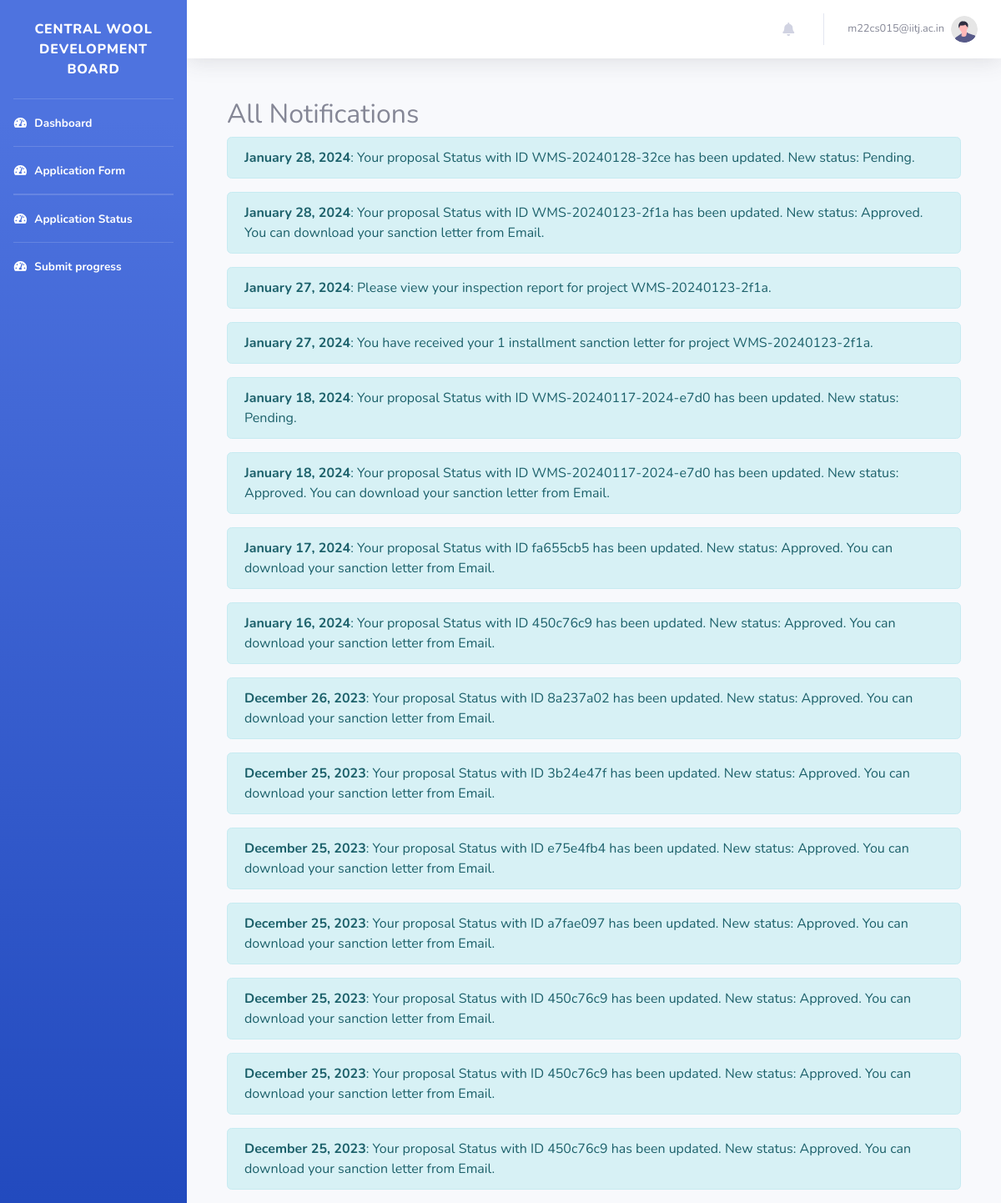
The app's page /dashboard/show-all-notifications/ (signed in) with its own data.
### authapp/models.py (models this page shows, shortened)
class CustomUser(AbstractBaseUser, PermissionsMixin):
    AGENCY_NATURE_CHOICES = [
        ("Central Federations", "Central Federations"),
        ("State Federations", "State Federations"),
        ("Central Sheep & Wool Boards", "Central Sheep & Wool Boards"),
        ("State Sheep & Wool Boards", "State Sheep & Wool Boards"),
        ("UT Govt. Sheep & Wool Boards", "UT Govt. Sheep & Wool Boards"),
        ("UT Govt. Sheep & Wool Federations", "UT Govt. Sheep & Wool Federations"),
        ("State Govt. Corporations Federations", "State Govt. Corporations Federations"),
        ("Central Departments", "Central Departments"),
        ("State Departments", "State Departments"),
        ("UT Statutory Departments", "UT Statutory Departments"),
        ("Autonomous and Advisory Bodies Departments", "Autonomous and Advisory Bodies Departments"),
        ("State Cooperative Departments", "State Cooperative Departments"),
        ("UT Cooperative Departments", "UT Cooperative Departments"),
        ("Central Govt Cooperative Departments", "Central Govt Cooperative Departments"),
        ("Central Govt Animal Husbandry Department", "Central Govt Animal Husbandry Department"),
        ("State Govt. Animal Husbandry Department", "State Govt. Animal Husbandry Department"),
        ("UT Animal Husbandry Department", "UT Animal Husbandry Department"),
        ("State Industries Department", "State Industries Department"),
        ("Central Industries Department", "Central Industries Department"),
        ("UT Industries Department", "UT Industries Department"),
        ("Central Organizations", "Central Organizations"),
        ("State Organizations", "State Organizations"),
        ("UT Government Organizations", "UT Government Organizations"),
        ("Universities of State", "Universities of State"),
        ("Universities of Central Govt", "Universities of Central Govt"),
        ("Universities of UT", "Universities of UT"),
        ("Govt. marketing event organizers", "Govt. marketing event organizers"),
        ("Central Research & Development Institutions", "Central Research & Development Institutions"),
        ("State Research & Development Institutions", "State Research & Development Institutions"),
        ("UT Govts. Autonomous Research & Development Institutions", "UT Govts. Autonomous Research & Development Institutions"),
        ("Statutory Bodies Research & Development Institutions", "Statutory Bodies Research & Development Institutions"),
        ("Textiles Research Associations (TRAs)", "Textiles Research Associations (TRAs)"),
    ]
    is_staff = models.BooleanField(default=False)
    is_active = models.BooleanField(default=True)
    date_joined = models.DateTimeField(default=timezone.now)
    agency_name = models.CharField(max_length=100,blank=False,null=False,default="")
    agency_nature = models.CharField(
        max_length=100, choices=AGENCY_NATURE_CHOICES, default='Central Federations')
    registration_number = models.CharField(max_length=100, blank=True, null=True)
    address = models.TextField(default="",blank=False,null=False)
    pincode = models.CharField(max_length=10,blank=False,null=False,default="")
    contact_person_name = models.CharField(max_length=100,blank=False,null=False,default="")
    contact_person_designation = models.CharField(max_length=100,blank=False,null=False,default="")
    email = models.EmailField(_("email address"), unique=True,default="")
    contact_person_mobile = models.CharField(max_length=12,blank=False,null=False,default="")
    USERNAME_FIELD = "email"
    REQUIRED_FIELDS = []
    objects = CustomUserManager()

class Notification(models.Model):
    user = models.ForeignKey(settings.AUTH_USER_MODEL ,on_delete=models.CASCADE)
    message = models.TextField()
    created_at = models.DateTimeField(auto_now_add=True)
    is_read = models.BooleanField(default=False)

### authapp/views.py (the view)
# urls.py: path('dashboard/show-all-notifications/', views.show_all_notifications, name='show_all_notifications'),
@login_required
def show_all_notifications(request):
    all_notifications = Notification.objects.filter(user=request.user).order_by('-created_at')
    return render(request, 'all_notifications.html', {'all_notifications': all_notifications})

### templates/all_notifications.html
{% extends 'base_dashboard.html' %}
{% block content %}
  <div class="container mt-5">
    <h2>All Notifications</h2>
    {% for notification in all_notifications %}
      <div class="alert alert-info" role="alert">
        <strong>{{ notification.created_at|date:"F d, Y" }}</strong>: {{ notification.message }}
      </div>
    {% endfor %}
  </div>
{% endblock %}

### templates/base_dashboard.html (shortened to what this page needs)
{% load static %}
<!DOCTYPE html>
<html lang="en">
<head>
    <link href="{%static 'css/user_dashboard/all.min.css'%}" rel="stylesheet" type="text/css">
        <link rel="stylesheet" href="https://cdnjs.cloudflare.com/ajax/libs/font-awesome/5.15.3/css/all.min.css">
    <link href="{%static 'css/user_dashboard/sb-admin-2.min.css'%}" rel="stylesheet">
</head>
<body id="page-top">
    <div id="wrapper">
        <ul class="navbar-nav bg-gradient-primary sidebar sidebar-dark accordion" id="accordionSidebar">
             <br>
            <a class="sidebar-brand d-flex align-items-center justify-content-center" href="index.html">
                <div class="sidebar-brand-text mx-sm-2">Central Wool Development Board</div>
            </a>
            <br>
            <hr class="sidebar-divider my-0">
            <li class="nav-item active">
                <a class="nav-link" href="{% url 'authapp:dashboard' %}">
                    <i class="fas fa-fw fa-tachometer-alt"></i>
                    <span>Dashboard</span></a>
            </li>
             <hr class="sidebar-divider my-0">
             <li class="nav-item active">
                <a class="nav-link" href="{% url 'authapp:submit_proposal' %}">
                    <i class="fas fa-fw fa-tachometer-alt"></i>
                    <span>Application Form</span></a>
            </li>
             <hr class="sidebar-divider my-0">
             <hr class="sidebar-divider my-0">
             <li class="nav-item active">
                <a class="nav-link" href="{% url 'authapp:proposal_status' %}">
                    <i class="fas fa-fw fa-tachometer-alt"></i>
                    <span>Application Status</span></a>
            </li>
            <hr class="sidebar-divider my-0">
             <li class="nav-item active">
                <a class="nav-link" href="{% url 'authapp:progress_report' %}">
                    <i class="fas fa-fw fa-tachometer-alt"></i>
                    <span>Submit progress</span></a>
            </li>
        </ul>
        <div id="content-wrapper" class="d-flex flex-column">
            <div id="content">
                 <nav class="navbar navbar-expand navbar-light bg-white topbar mb-4 static-top shadow ">
                    <ul class="navbar-nav ml-auto">
<li class="nav-item dropdown no-arrow mx-1">
    <a class="nav-link dropdown-toggle" href="#" id="alertsDropdown" role="button"
        data-toggle="dropdown" aria-haspopup="true" aria-expanded="false">
        <i class="fas fa-bell fa-fw"></i>
    </a>
</li>
                        <li class="nav-item dropdown no-arrow">
                            <a class="nav-link dropdown-toggle" href="#" id="userDropdown" role="button"
                                data-toggle="dropdown" aria-haspopup="true" aria-expanded="false">
                                <span class="mr-2 d-none d-lg-inline text-gray-600 small">{{user.email}}</span>
                                <img class="img-profile rounded-circle"
                                    src="{%static 'img/undraw_profile.svg'%}">
                            </a>
                        </li>
                    </ul>
</nav>
                <div class="container-fluid">
                   {% block content %}{% endblock %}
                </div>
        </div>
    </div>
</body>
</html>

### records on screen
CustomUser: email "m22cs015@iitj.ac.in"
Notification: created_at "January 28, 2024", message "Your proposal Status with ID WMS-20240128-32ce has been updated. New status: Pending."
Notification: created_at "January 28, 2024", message "Your proposal Status with ID WMS-20240123-2f1a has been updated. New status: Approved. You can download your sanction letter from Email."
Notification: created_at "January 27, 2024", message "Please view your inspection report for project WMS-20240123-2f1a."
Notification: created_at "January 27, 2024", message "You have received your 1 installment sanction letter for project WMS-20240123-2f1a."
Notification: created_at "January 18, 2024", message "Your proposal Status with ID WMS-20240117-2024-e7d0 has been updated. New status: Pending."
Notification: created_at "January 18, 2024", message "Your proposal Status with ID WMS-20240117-2024-e7d0 has been updated. New status: Approved. You can download your sanction letter from Email."
Notification: created_at "January 17, 2024", message "Your proposal Status with ID fa655cb5 has been updated. New status: Approved. You can download your sanction letter from Email."
Notification: created_at "January 16, 2024", message "Your proposal Status with ID 450c76c9 has been updated. New status: Approved. You can download your sanction letter from Email."
Notification: created_at "December 26, 2023", message "Your proposal Status with ID 8a237a02 has been updated. New status: Approved. You can download your sanction letter from Email."
Notification: created_at "December 25, 2023", message "Your proposal Status with ID 3b24e47f has been updated. New status: Approved. You can download your sanction letter from Email."
Notification: created_at "December 25, 2023", message "Your proposal Status with ID e75e4fb4 has been updated. New status: Approved. You can download your sanction letter from Email."
Notification: created_at "December 25, 2023", message "Your proposal Status with ID a7fae097 has been updated. New status: Approved. You can download your sanction letter from Email."
Notification: created_at "December 25, 2023", message "Your proposal Status with ID 450c76c9 has been updated. New status: Approved. You can download your sanction letter from Email."
Notification: created_at "December 25, 2023", message "Your proposal Status with ID 450c76c9 has been updated. New status: Approved. You can download your sanction letter from Email."
Notification: created_at "December 25, 2023", message "Your proposal Status with ID 450c76c9 has been updated. New status: Approved. You can download your sanction letter from Email."
